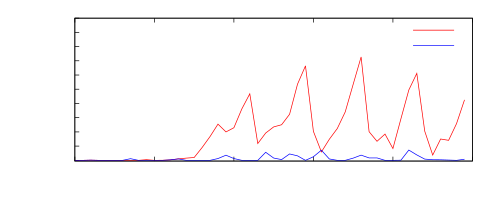

Write gnuplot code to recreate this figure.
#set terminal x11 
# set output
set style line 1 lt 1 lw 2 lc rgb "red"
set style line 2 lt 1 lw 2 lc rgb "blue"
set style line 3 lt 2 lw 2
set style line 4 lt 1 lw 2
set style line 5 lt 6 lw 1
set size 1,0.6
set origin 0,0
set key
set xtics 10
set ytics nomirror
set ytics 10
set yrange [-0.5:100]
set ylabel "Backorder -Retailer"
set xlabel "Time"
plot "BOprofile.dat" u 1:4 w l ls 1 t "Without terminal constraint",\
"" u 1:5 w l ls 2 t "With terminal constraint"
